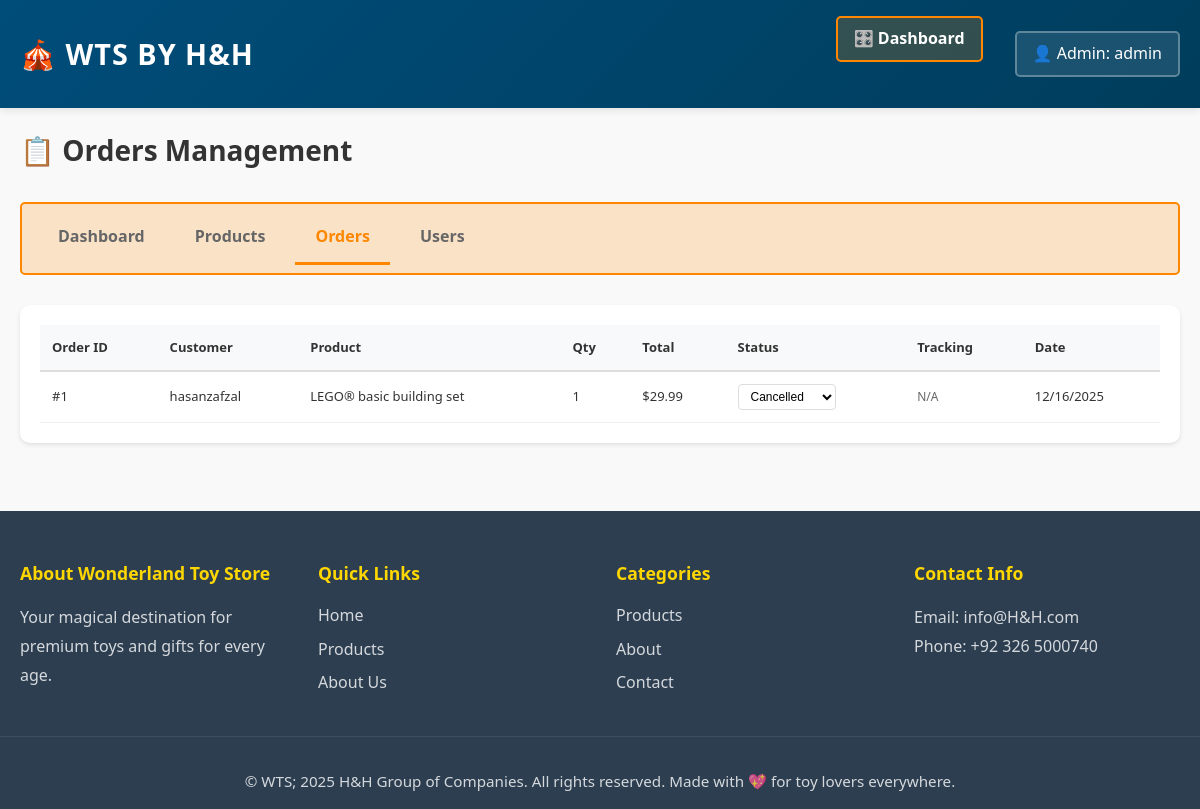
Before: /admin/orders (signed in) with the older database file.
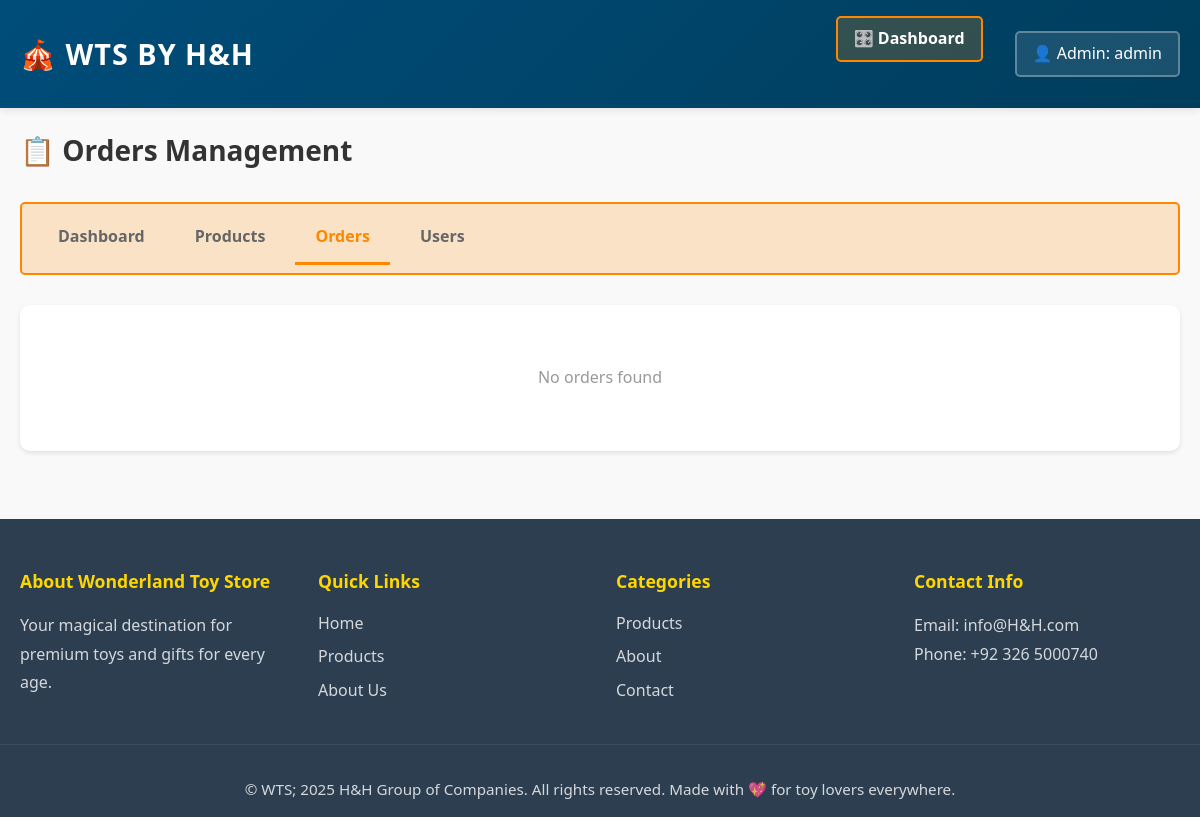
After: the same page with the newer database file.
### app/models.py (models this page shows, shortened)
class Order(db.Model):
    __tablename__ = 'orders'
    STATUS_PENDING = 'pending'
    STATUS_PROCESSING = 'processing'
    STATUS_SHIPPED = 'shipped'
    STATUS_DELIVERED = 'delivered'
    STATUS_CANCELLED = 'cancelled'
    id = db.Column(db.Integer, primary_key=True)
    user_id = db.Column(db.Integer, db.ForeignKey('users.id'), nullable=False)
    product_id = db.Column(db.Integer, db.ForeignKey('products.id'), nullable=False)
    quantity = db.Column(db.Integer, default=1, nullable=False)
    total_price = db.Column(db.Float, nullable=False)
    status = db.Column(db.String(20), default=STATUS_PENDING)
    shipping_address = db.Column(db.Text)
    tracking_number = db.Column(db.String(100), nullable=True)
    created_at = db.Column(db.DateTime, default=datetime.utcnow)
    updated_at = db.Column(db.DateTime, default=datetime.utcnow, onupdate=datetime.utcnow)

class User(UserMixin, db.Model):
    __tablename__ = 'users'
    id = db.Column(db.Integer, primary_key=True)
    username = db.Column(db.String(80), unique=True, nullable=False)
    email = db.Column(db.String(120), unique=True, nullable=False)
    password_hash = db.Column(db.String(200), nullable=False)
    reset_token = db.Column(db.String(100), unique=True, nullable=True)
    reset_token_expires = db.Column(db.DateTime, nullable=True)
    is_admin = db.Column(db.Boolean, default=False)
    created_at = db.Column(db.DateTime, default=datetime.utcnow)
    cart = db.relationship('Cart', backref='user', lazy=True, uselist=False)
    orders = db.relationship('Order', backref='user', lazy=True)
    wishlist_items = db.relationship('Wishlist', backref='user', lazy=True, cascade='all, delete-orphan')

class Product(db.Model):
    __tablename__ = 'products'
    id = db.Column(db.Integer, primary_key=True)
    name = db.Column(db.String(120), nullable=False)
    price = db.Column(db.Float, nullable=False)
    description = db.Column(db.Text)
    stock = db.Column(db.Integer, default=0)
    category_id = db.Column(db.Integer, db.ForeignKey('categories.id'), nullable=True)
    image_filename = db.Column(db.String(255), nullable=True)
    created_at = db.Column(db.DateTime, default=datetime.utcnow)
    updated_at = db.Column(db.DateTime, default=datetime.utcnow, onupdate=datetime.utcnow)
    orders = db.relationship('Order', backref='product', lazy=True)
    cart_items = db.relationship('CartItem', backref='product', lazy=True)
    wishlist_items = db.relationship('Wishlist', backref='product', lazy=True, cascade='all, delete-orphan')

### app/routes.py (the view)
@main_bp.route('/admin/orders')
@admin_required
def admin_orders():
    orders = Order.query.order_by(Order.created_at.desc()).all()
    return render_template('admin/orders.html', title='Manage Orders', orders=orders)

### app/routes.py (called while the page is built)
def admin_required(f):
    @wraps(f)
    def decorated_function(*args, **kwargs):
        if not current_user.is_authenticated or not current_user.is_admin:
            flash('You do not have permission to access this page.', 'error')
            return redirect(url_for('main.index'))
        return f(*args, **kwargs)
    return decorated_function

### app/templates/admin/orders.html (shortened to what this page needs)
{% extends "base.html" %}
{% block content %}
<div class="admin-orders">
    <div class="admin-header">
        <h1>📋 Orders Management</h1>
    </div>
    <div class="admin-nav">
        <a href="{{ url_for('main.admin_dashboard') }}" class="nav-btn">Dashboard</a>
        <a href="{{ url_for('main.admin_products') }}" class="nav-btn">Products</a>
        <a href="{{ url_for('main.admin_orders') }}" class="nav-btn active">Orders</a>
        <a href="{{ url_for('main.admin_users') }}" class="nav-btn">Users</a>
    </div>
    <div class="admin-section">
        {% if orders %}
            <div class="table-responsive">
                <table class="admin-table">
                    <thead>
                        <tr>
                            <th>Order ID</th>
                            <th>Customer</th>
                            <th>Product</th>
                            <th>Qty</th>
                            <th>Total</th>
                            <th>Status</th>
                            <th>Tracking</th>
                            <th>Date</th>
                        </tr>
                    </thead>
                    <tbody>
                        {% for order in orders %}
                            <tr>
                                <td>#{{ order.id }}</td>
                                <td>{{ order.user.username }}</td>
                                <td>{{ order.product.name }}</td>
                                <td>{{ order.quantity }}</td>
                                <td>${{ "%.2f"|format(order.total_price) }}</td>
                                <td>
                                    <div class="status-dropdown">
                                        <select onchange="
                                            const newStatus = this.value;
                                            const url = '{{ url_for('main.admin_update_order_status', order_id=order.id, new_status='PLACEHOLDER') }}'.replace('PLACEHOLDER', newStatus);
                                            window.location.href = url;
                                        " class="status-select">
                                            <option value="cancelled" {% if order.status == 'cancelled' %}selected{% endif %}>Cancelled</option>
                                        </select>
                                    </div>
                                </td>
                                <td>
                                    <span class="tracking-number">{{ order.tracking_number or 'N/A' }}</span>
                                </td>
                                <td>{{ order.created_at.strftime('%m/%d/%Y') }}</td>
                            </tr>
                        {% endfor %}
                    </tbody>
                </table>
            </div>
        {% else %}
            <div class="empty-state">
                <p>No orders found</p>
            </div>
        {% endif %}
    </div>
</div>
{% endblock %}

Changed rows visible on the page:
removed Order: id "1", user.username "hasanzafzal", product.name "LEGO® basic building set", quantity "1", total_price "29.99", status+id "Cancelled", tracking_number "N/A", created_at "12/16/2025"
Other visible differences:
text no longer shown: "Order ID Customer Product Qty Total Status Tracking Date"
text now shown: "No orders found"
